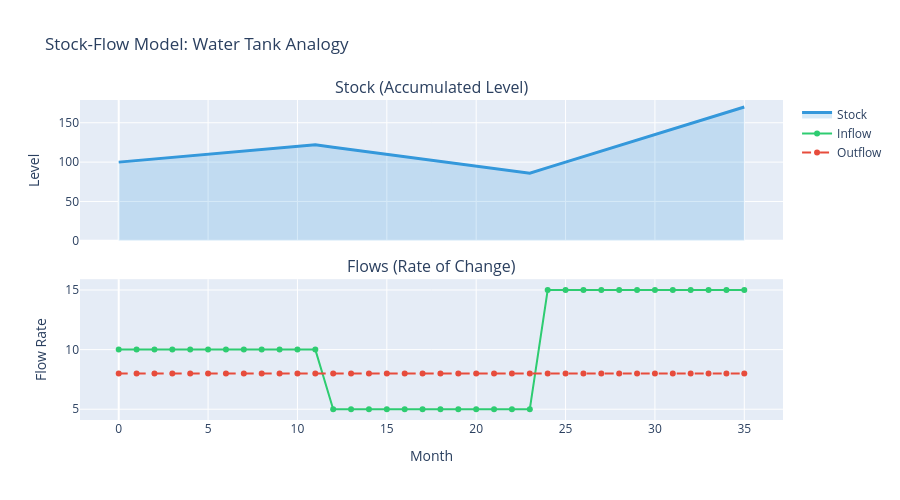

Notebook code for this chart:
### Markdown cell above
---

## Part 2. 스톡-플로우와 인과 루프 다이어그램

---

### 6.2 스톡과 플로우

**스톡(Stock)**: 시스템에 축적되는 것 (물탱크의 물, 은행 잔액, 고객 수)

**플로우(Flow)**: 스톡의 변화율 (유입/유출, 수입/지출, 고객 유입/이탈)

```
       [유입 Inflow]                   [유출 Outflow]
            ↓                               ↓
       ━━━╋━━━━━━━━ [  Stock  ] ━━━━━━━━╋━━━
            밸브                           밸브
```

**핵심 수식:**

$$Stock(t) = Stock(t-1) + Inflow(t) - Outflow(t)$$

$$\frac{dStock}{dt} = Inflow - Outflow$$

**스톡의 중요한 특성 — 관성(Inertia):**
- 플로우가 갑자기 변해도 스톡은 천천히 변한다
- 이것이 시스템의 "기억"이며, 변화에 저항하는 원인

### Code cell
# 시뮬레이션: 스톡-플로우 기본 모델 (물탱크 비유)
months = 36
t = np.arange(months)

# 시나리오: 유입이 변하는 경우
inflow = np.where(t < 12, 10, np.where(t < 24, 5, 15))  # 유입 변동
outflow = np.full(months, 8.0)  # 일정한 유출

stock = np.zeros(months)
stock[0] = 100  # 초기 스톡
for i in range(1, months):
    stock[i] = stock[i-1] + inflow[i] - outflow[i]

fig = make_subplots(
    rows=2, cols=1,
    subplot_titles=('Stock (Accumulated Level)', 'Flows (Rate of Change)'),
    shared_xaxes=True,
    vertical_spacing=0.12
)

# 스톡
fig.add_trace(go.Scatter(
    x=t, y=stock, mode='lines', name='Stock',
    line=dict(color='#3498db', width=3),
    fill='tozeroy', fillcolor='rgba(52, 152, 219, 0.2)'
), row=1, col=1)

# 플로우
fig.add_trace(go.Scatter(
    x=t, y=inflow, mode='lines+markers', name='Inflow',
    line=dict(color='#2ecc71', width=2)
), row=2, col=1)
fig.add_trace(go.Scatter(
    x=t, y=outflow, mode='lines+markers', name='Outflow',
    line=dict(color='#e74c3c', width=2, dash='dash')
), row=2, col=1)

fig.update_xaxes(title_text='Month', row=2, col=1)
fig.update_yaxes(title_text='Level', row=1, col=1)
fig.update_yaxes(title_text='Flow Rate', row=2, col=1)
fig.update_layout(height=500, title_text='Stock-Flow Model: Water Tank Analogy')
fig.show()

print("💡 관찰:")
print(f"   - 유입 > 유출 (Month 0-11): 스톡 증가 ({stock[0]:.0f} → {stock[11]:.0f})")
print(f"   - 유입 < 유출 (Month 12-23): 스톡 감소 ({stock[11]:.0f} → {stock[23]:.0f})")
print(f"   - 유입 > 유출 (Month 24-35): 스톡 다시 증가 ({stock[23]:.0f} → {stock[35]:.0f})")
print("\n📌 핵심: 스톡은 플로우가 변해도 즉시 변하지 않는다 (관성). 이것이 지연의 원인!")

### Figure 1 — Plotly figure (JSON) as saved in the notebook; plotly's stock layout.template omitted (floating-point values rounded to 4 significant figures)
{"data": [{"fill": "tozeroy", "fillcolor": "rgba(52, 152, 219, 0.2)", "line": {"color": "#3498db", "width": 3}, "mode": "lines", "name": "Stock", "type": "scatter", "x": [0, 1, 2, 3, 4, 5, 6, 7, 8, 9, 10, 11, 12, 13, 14, 15, 16, 17, 18, 19, 20, 21, 22, 23, 24, 25, 26, 27, 28, 29, 30, 31, 32, 33, 34, 35], "xaxis": "x", "y": [100.0, 102.0, 104.0, 106.0, 108.0, 110.0, 112.0, 114.0, 116.0, 118.0, 120.0, 122.0, 119.0, 116.0, 113.0, 110.0, 107.0, 104.0, 101.0, 98.0, 95.0, 92.0, 89.0, 86.0, 93.0, 100.0, 107.0, 114.0, 121.0, 128.0, 135.0, 142.0, 149.0, 156.0, 163.0, 170.0], "yaxis": "y"}, {"line": {"color": "#2ecc71", "width": 2}, "mode": "lines+markers", "name": "Inflow", "type": "scatter", "x": [0, 1, 2, 3, 4, 5, 6, 7, 8, 9, 10, 11, 12, 13, 14, 15, 16, 17, 18, 19, 20, 21, 22, 23, 24, 25, 26, 27, 28, 29, 30, 31, 32, 33, 34, 35], "xaxis": "x2", "y": [10, 10, 10, 10, 10, 10, 10, 10, 10, 10, 10, 10, 5, 5, 5, 5, 5, 5, 5, 5, 5, 5, 5, 5, 15, 15, 15, 15, 15, 15, 15, 15, 15, 15, 15, 15], "yaxis": "y2"}, {"line": {"color": "#e74c3c", "dash": "dash", "width": 2}, "mode": "lines+markers", "name": "Outflow", "type": "scatter", "x": [0, 1, 2, 3, 4, 5, 6, 7, 8, 9, 10, 11, 12, 13, 14, 15, 16, 17, 18, 19, 20, 21, 22, 23, 24, 25, 26, 27, 28, 29, 30, 31, 32, 33, 34, 35], "xaxis": "x2", "y": [8.0, 8.0, 8.0, 8.0, 8.0, 8.0, 8.0, 8.0, 8.0, 8.0, 8.0, 8.0, 8.0, 8.0, 8.0, 8.0, 8.0, 8.0, 8.0, 8.0, 8.0, 8.0, 8.0, 8.0, 8.0, 8.0, 8.0, 8.0, 8.0, 8.0, 8.0, 8.0, 8.0, 8.0, 8.0, 8.0], "yaxis": "y2"}], "layout": {"annotations": [{"font": {"size": 16}, "showarrow": false, "text": "Stock (Accumulated Level)", "x": 0.5, "xanchor": "center", "xref": "paper", "y": 1, "yanchor": "bottom", "yref": "paper"}, {"font": {"size": 16}, "showarrow": false, "text": "Flows (Rate of Change)", "x": 0.5, "xanchor": "center", "xref": "paper", "y": 0.44, "yanchor": "bottom", "yref": "paper"}], "height": 500, "title": {"text": "Stock-Flow Model: Water Tank Analogy"}, "xaxis": {"anchor": "y", "domain": [0, 1], "matches": "x2", "showticklabels": false}, "xaxis2": {"anchor": "y2", "domain": [0, 1], "title": {"text": "Month"}}, "yaxis": {"anchor": "x", "domain": [0.56, 1], "title": {"text": "Level"}}, "yaxis2": {"anchor": "x2", "domain": [0, 0.44], "title": {"text": "Flow Rate"}}}}
